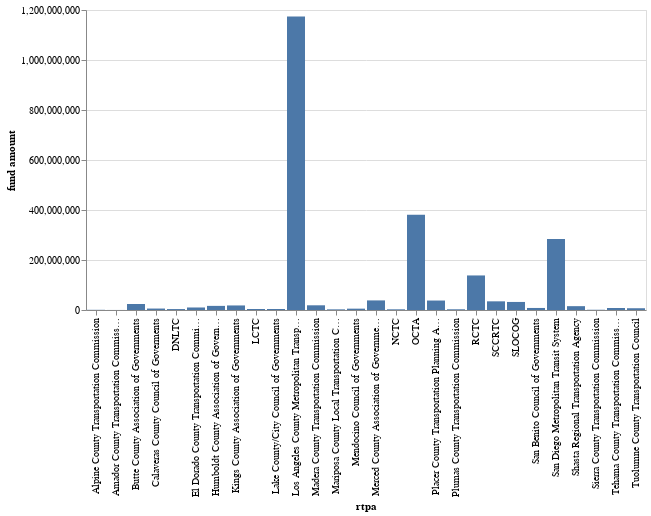

The notebook cell this image was saved under:
### Code cell
by_rtpa = melt.groupby(["rtpa"]).agg({
    "fund amount": "sum",
    "project": "nunique"
}).reset_index()

make_bar(by_rtpa, "rtpa", "fund amount")

### Figure 1 — Vega-Lite specification as saved in the notebook (floating-point values rounded to 4 significant figures)
{"config": {"view": {"continuousWidth": 300, "continuousHeight": 300}}, "data": {"name": "data-1dead084d0c10216ffe315967e3ac278"}, "mark": {"type": "bar"}, "encoding": {"x": {"field": "rtpa", "type": "nominal"}, "y": {"field": "fund amount", "type": "quantitative"}}, "$schema": "https://vega.github.io/schema/vega-lite/v5.17.0.json", "datasets": {"data-1dead084d0c10216ffe315967e3ac278": [{"rtpa": "Alpine County Transportation Commission", "fund amount": 739517, "project": 1}, {"rtpa": "Amador County Transportation Commission", "fund amount": 175000, "project": 0}, {"rtpa": "Butte County Association of Governments", "fund amount": 23989331, "project": 2}, {"rtpa": "Calaveras County Council of Goverments", "fund amount": 5798936, "project": 1}, {"rtpa": "DNLTC", "fund amount": 3756248, "project": 2}, {"rtpa": "El Dorado County Transportation Commission", "fund amount": 10057638, "project": 2}, {"rtpa": "Humboldt County Association of Governments", "fund amount": 16492428, "project": 3}, {"rtpa": "Kings County Association of Governments", "fund amount": 18204049, "project": 9}, {"rtpa": "LCTC", "fund amount": 4106696, "project": 6}, {"rtpa": "Lake County/City Council of Governments", "fund amount": 4077103, "project": 2}, {"rtpa": "Los Angeles County Metropolitan Transportation Authority", "fund amount": 1173924082, "project": 3}, {"rtpa": "Madera County Transportation Commission", "fund amount": 18811247, "project": 5}, {"rtpa": "Mariposa County Local Transportation Commission", "fund amount": 2571256, "project": 1}, {"rtpa": "Mendocino Council of Governments", "fund amount": 5353525, "project": 2}, {"rtpa": "Merced County Association of Governments (MCAG)", "fund amount": 38377592, "project": 12}, {"rtpa": "NCTC", "fund amount": 2722336, "project": 3}, {"rtpa": "OCTA", "fund amount": 380916077, "project": 14}, {"rtpa": "Placer County Transportation Planning Agency (PCTPA)", "fund amount": 37851991, "project": 9}, {"rtpa": "Plumas County Transportation Commission", "fund amount": 2824039, "project": 5}, {"rtpa": "RCTC", "fund amount": 138210990, "project": 3}, {"rtpa": "SCCRTC", "fund amount": 34686052, "project": 4}, {"rtpa": "SLOCOG", "fund amount": 32217200, "project": 24}, {"rtpa": "San Benito Council of Governments ", "fund amount": 8160164, "project": 4}, {"rtpa": "San Diego Metropolitan Transit System", "fund amount": 283651605, "project": 12}, {"rtpa": "Shasta Regional Transportation Agency", "fund amount": 15375548, "project": 5}, {"rtpa": "Sierra County Transportation Commission", "fund amount": 973816, "project": 4}, {"rtpa": "Tehama County Transportation Commission ", "fund amount": 8115138, "project": 3}, {"rtpa": "Tuolumne County Transportation Council", "fund amount": 7061054, "project": 4}]}}
